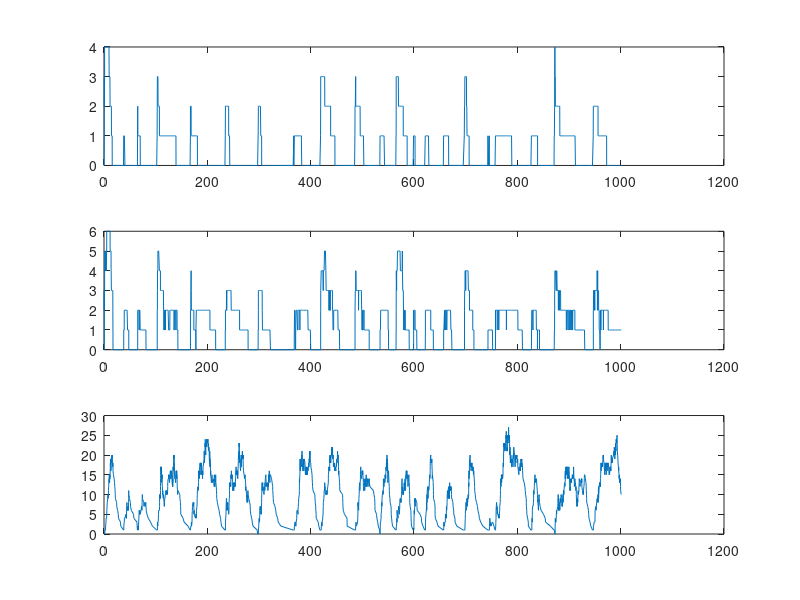

MATLAB code to generate this figure:


close all
clear all
clc



tend = 1000;

k_1 = 2;
gamma_1 = 0.1;
k_2 = 2;
gamma_2 = 0.1;
k_3 = 2;
gamma_3 = 0.1;
n = 9;
c = 1;

t(1) = 0;
G1(1) = 0;
G2(1) = 0;
G3(1) = 0;


i = 1;


while t(end) < tend
    
    rates = zeros(1,6);
    
    rates(1) = (c^n / (c^n + G3(i)^n)) * k_1;
    rates(2) = gamma_1 * G1(i);
    
    rates(3) = (G1(i)^n / (c^n + G2(i)^n)) * k_2;
    rates(4) = gamma_2 * G2(i);
    
    rates(5) = (G2(i)^n / (c^n + G2(i)^n)) * k_3;
    rates(6) = gamma_3 * G3(i);
    
    
    rate_sum = sum(rates);
    
    
    r1 = rand(1);
    tau = (1/rate_sum) * log(1/r1);
    
    
    t(i+1) = t(i) + tau;
    
    
    r2 = rand(1);
    
    if r2*rate_sum <= rates(1)
        G1(i+1) = G1(i) + 1;
        G2(i+1) = G2(i);
        G3(i+1) = G3(i);
      
    elseif r2 * rate_sum > rates(1) && r2 * rate_sum <= rates(1) + rates(2)
        G1(i+1) = G1(i) - 1;
        G2(i+1) = G2(i);
        G3(i+1) = G3(i);            
        
    elseif r2 * rate_sum > rates(1) + rates(2) && r2 * rate_sum <= rates(1) + rates(2) + rates(3)
            G1(i+1) = G1(i);
            G2(i+1) = G2(i) + 1;
            G3(i+1) = G3(i);            
       
    elseif r2 * rate_sum > rates(1) + rates(2) + rates(3) && r2 * rate_sum <= rates(1) + rates(2) + rates(3) + rates(4)
        G1(i+1) = G1(i);
        G2(i+1) = G2(i) - 1;
        G3(i+1) = G3(i);            
 
        
    elseif r2 * rate_sum > rates(1) + rates(2) + rates(3) + rates(4) && r2 * rate_sum <= rates(1) + rates(2) + rates(3) + rates(4) + rates(5)
        G1(i+1) = G1(i);
        G2(i+1) = G2(i);        
        G3(i+1) = G3(i) + 1;
        
        
    elseif r2 * rate_sum > rates(1) + rates(2) + rates(3) + rates(4) + rates(5) && r2 * rate_sum <= rates(1) + rates(2) + rates(3) + rates(4) + rates(5) + rates(6)
        G1(i+1) = G1(i);
        G2(i+1) = G2(i);             
        G3(i+1) = G3(i) - 1;
        
        
        
    end
    
   
    i = i + 1;
    
    
    
end


subplot(3,1,1);
plot(t,G1)

subplot(3,1,2);
plot(t,G2)

subplot(3,1,3);
plot(t,G3)






